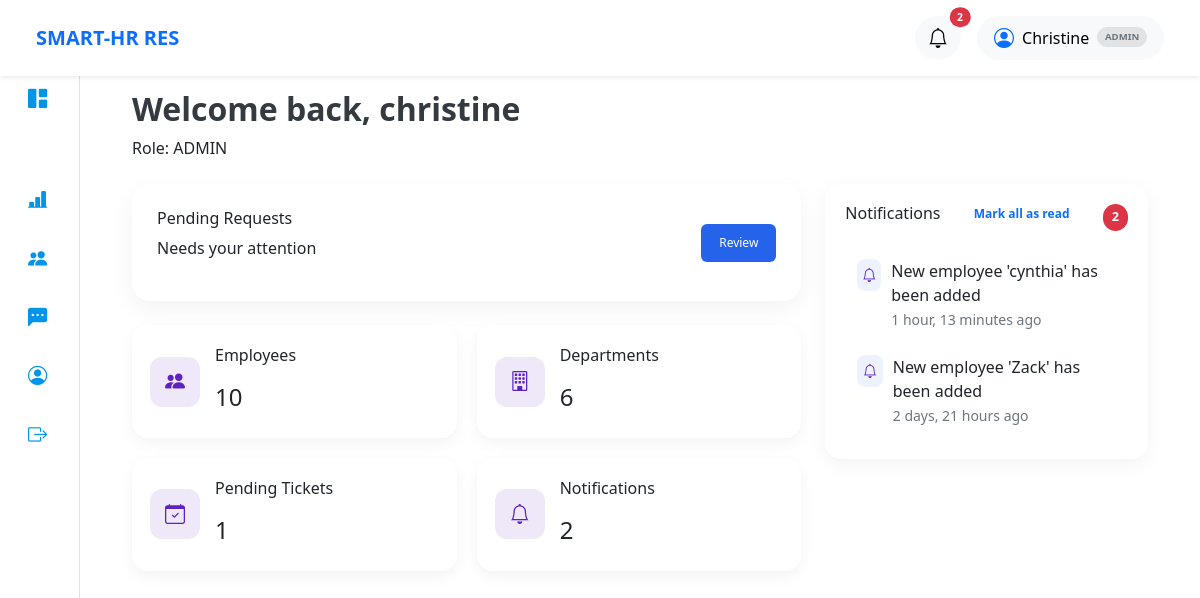
The app's page /dashboard/hr/ (signed in) with its own data.
### core/models.py (models this page shows, shortened)
class CustomUser(AbstractUser):
    ROLE_CHOICES = (
        ('admin', 'HR / Admin'),
        ('manager', 'Department Manager'),
        ('employee', 'Employee'),
    )
    role = models.CharField(
        max_length=10,
        choices=ROLE_CHOICES,
        default='employee'
    )

class Notification(models.Model):
    user = models.ForeignKey(settings.AUTH_USER_MODEL, on_delete=models.CASCADE, related_name='notifications')
    message = models.TextField()
    read = models.BooleanField(default=False)
    created_at = models.DateTimeField(auto_now_add=True)

### core/views.py (the view)
# urls.py: path('dashboard/hr/', views.hr_dashboard, name='hr_dashboard'),
@role_required(['admin', 'hr'])
def hr_dashboard(request):
    total_employees = CustomUser.objects.filter(role='employee').count()
    total_departments = Department.objects.count()
    unread_notifications = Notification.objects.filter(user=request.user, read=False).order_by('-created_at')[:5]
    pending_tickets_count = Ticket.objects.filter(status='pending').count()
    context = {
        'total_employees': total_employees,
        'total_departments': total_departments,
        'pending_tickets_count': pending_tickets_count,
        'unread_notifications': unread_notifications,
    }
    return render(request, 'core/hr_dashboard.html', context)

### core/templates/core/hr_dashboard.html (shortened to what this page needs)
{% extends 'base.html' %}
{% block content %}
<div class="hr-dashboard">
<div class="dashboard-wrapper">
    <div class="dashboard-header mb-4">
        <div>
            <h2>Welcome back, {{ user.username }} </h2>
            <p class="text-dark">Role: <span>{{ user.role|upper }}</span></p>
        </div>
    </div>
    <div class="row">
        <div class="col-md-8">
            <div class="highlight-card mb-4">
                <div>
                    <h6>Pending Requests</h6>
                    <p>Needs your attention</p>
                </div>
                <a href="{% url 'review_tickets' %}" class="btn btn-primary btn-sm">Review</a>
            </div>
            <div class="stats-grid">
                <div class="stat-card">
                    <div class="icon-box">
                        <i class="bi bi-people-fill"></i>
                    </div>
                    <div>
                        <p>Employees</p>
                        <h4>{{ total_employees }}</h4>
                    </div>
                </div>
                <div class="stat-card">
                    <div class="icon-box">
                        <i class="bi bi-building"></i>
                    </div>
                    <div>
                        <p>Departments</p>
                        <h4>{{ total_departments }}</h4>
                    </div>
                </div>
                <div class="stat-card">
                    <div class="icon-box">
                        <i class="bi bi-calendar-check"></i>
                    </div>
                    <div>
                        <p>Pending Tickets</p>
                         <h4>{{ pending_tickets_count }}</h4>
                    </div>
                </div>
                <div class="stat-card">
                    <div class="icon-box">
                        <i class="bi bi-bell"></i>
                    </div>
                    <div>
                        <p>Notifications</p>
                        <h4>{{ unread_notifications.count }}</h4>
                    </div>
                </div>
            </div>
        </div>
        <div class="col-md-4">
            <div class="card-box">
                <div class="d-flex justify-content-between mb-3">
                    <h6>Notifications</h6>
                    {% if unread_notifications %}
       <a href="{% url 'mark_all_read' %}" class="btn btn-sm btn-link text-decoration-none p-0 fw-bold" style="font-size: 0.75rem;">
    Mark all as read
</a>
    {% endif %}
                    <span class="badge bg-danger">{{ unread_notifications.count }}</span>
                </div>
                <div class="notification-list">
                    {% for n in unread_notifications %}
                    <div class="notification-item">
                        <div class="d-flex">
                            <div class="notif-icon">
                                <i class="bi bi-bell"></i>
                            </div>
                            <div class="flex-grow-1">
                                <p>{{ n.message }}</p>
                                <small>{{ n.created_at|timesince }} ago</small>
                            </div>
                        </div>
                    </div>
                    {% empty %}
                    <p class="text-muted small">No new notifications</p>
                    {% endfor %}
                </div>
            </div>
        </div>
    </div>
</div>
</div>
{% endblock %}

### templates/navbar/admin_employee.html (shortened to what this page needs)
{% load static %}
<nav class="navbar navbar-expand-lg navbar-light bg-white shadow-sm px-4 py-3 fixed-top">
    <div class="container-fluid">
        <div class="d-flex align-items-center">
            <span class="navbar-brand fw-bold text-primary me-4">SMART-HR RES</span>
        </div>
        <div class="d-flex align-items-center gap-3 ms-auto">
            <div class="dropdown">
                <button class="btn btn-light rounded-circle position-relative" data-bs-toggle="dropdown">
                    <i class="bi bi-bell fs-5"></i>
                    {% if unread_notifications.count > 0 %}
                    <span class="position-absolute top-0 start-100 translate-middle badge rounded-pill bg-danger" style="font-size: 0.65rem;">
                        {{ unread_notifications.count }}
                    </span>
                    {% endif %}
                </button>
            </div>
            <div class="dropdown">
                <button class="btn btn-light rounded-pill px-3 d-flex align-items-center" data-bs-toggle="dropdown">
                    <i class="bi bi-person-circle me-2 fs-5 text-primary"></i>
                    <span class="fw-medium">{{ user.first_name }}</span>
                    <span class="badge bg-secondary-subtle text-secondary ms-2 text-uppercase small border" style="font-size: 0.6rem;">
                        {{ user.role }}
                    </span>
                </button>
            </div>
        </div>
    </div>
</nav>

### static/css/custom.css (style rules this page uses)
.dashboard-wrapper { margin-left: 40px; padding: 20px; transition: margin-left 0.3s ease, width 0.3s ease; }
.badge { font-size: 0.75rem; padding: 6px 10px; border-radius: 50px; }
.btn-primary { border-radius: 8px; font-weight: 500; }
h2 { color: #343a40; }
.badge { font-size: 0.8rem; padding: 0.45em 0.7em; }
.btn-sm { font-size: 0.75rem; padding: 0.25rem 0.5rem; }
.btn-primary { background: #2563eb; color: white; padding: 10px 18px; border-radius: 6px; border: none; cursor: pointer; }
.dashboard-header h2 { font-weight: 700; }
.dashboard-header p { color: #6c757d; }
.highlight-card { background: #ffffff; padding: 25px; border-radius: 18px; display: flex; justify-content: space-between; align-items: center; box-shadow: 0 8px 25px rgba(0,0,0,0.05); }
.stats-grid { display: grid; grid-template-columns: repeat(2, 1fr); gap: 20px; }
.stat-card { background: #ffffff; padding: 18px; border-radius: 16px; display: flex; align-items: center; gap: 15px; box-shadow: 0 5px 15px rgba(0,0,0,0.05); transition: 0.3s; }
.hr-dashboard .icon-box { width: 50px; height: 50px; border-radius: 12px; background: rgba(94,34,190,0.1); color: #5e22be; display: flex; align-items: center; justify-content: center; font-size: 20px; }
.card-box { background: #ffffff; padding: 20px; border-radius: 16px; box-shadow: 0 5px 20px rgba(0,0,0,0.05); }
.hr-dashboard .notification-list { max-height: 400px; overflow-y: auto; }
.notification-item { padding: 12px; border-radius: 10px; transition: 0.2s; }
.notification-item p { margin: 0; font-weight: 500; }
.notification-item small { color: #6c757d; }
.notif-icon { width: 40px; height: 40px; border-radius: 10px; background: #eef2ff; color: #5e22be; display: flex; align-items: center; justify-content: center; margin-right: 10px; }
@media (min-width: 768px) { .col-md-4 { position: sticky; top: 20px; height: fit-content; } }

### static/css/navbar.css (style rules this page uses)
.notif-icon { width: 32px; height: 32px; border-radius: 8px; display: flex; align-items: center; justify-content: center; font-size: 14px; }

### records on screen
CustomUser: first_name "Christine", role "ADMIN", username "christine"
Notification: message "New employee 'cynthia' has been added", created_at "1 hour, 13 minutes"
Notification: message "New employee 'Zack' has been added", created_at "2 days, 21 hours"

### other values on screen
{{ unread_notifications.count }} "2"
{{ total_employees }} "10"
{{ total_departments }} "6"
{{ pending_tickets_count }} "1"
